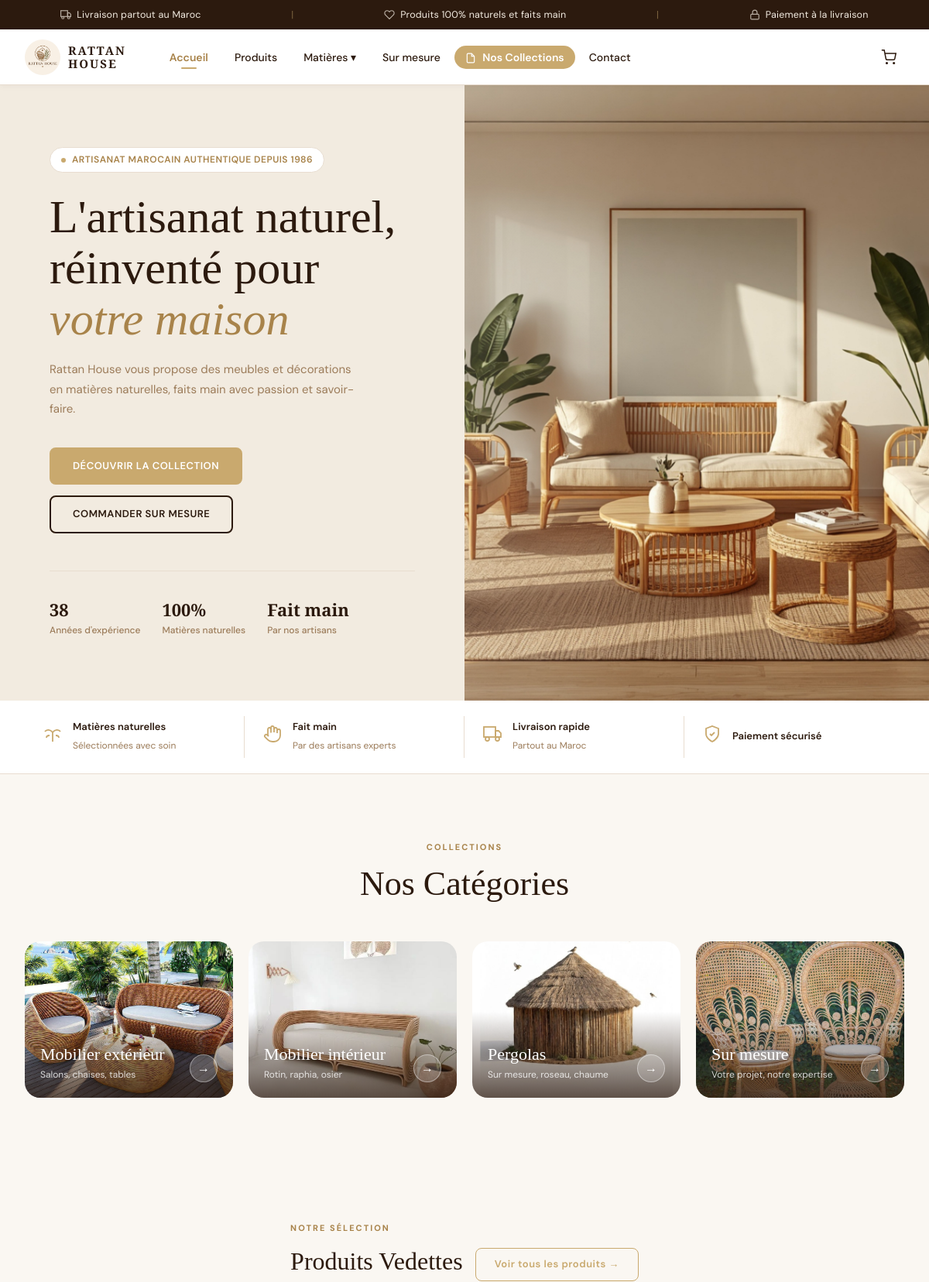
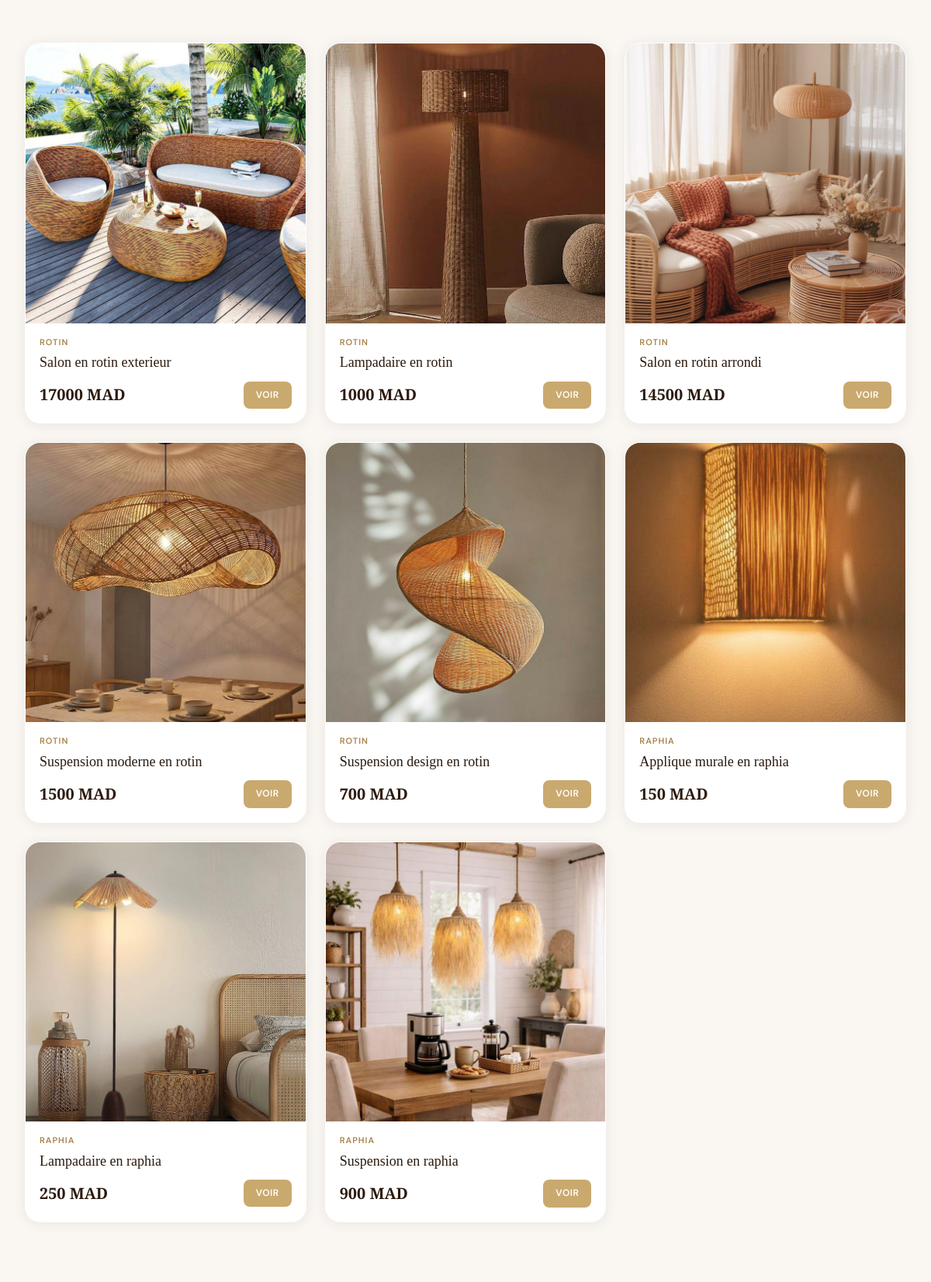
The page / (upper part) on the database its author committed (2 pictures, top to bottom).
### app.py (models this page shows, shortened)
class Produit(db.Model):
    __tablename__ = 'produit'
    id               = db.Column(db.Integer, primary_key=True)
    nom              = db.Column(db.String(200), nullable=False)
    matiere          = db.Column(db.String(50))
    description      = db.Column(db.Text)
    caracteristiques = db.Column(db.Text)
    image            = db.Column(db.String(300))
    estActif         = db.Column(db.Boolean, default=True)
    type_produit     = db.Column(db.String(20), default='standard')
    date_ajout       = db.Column(db.DateTime, default=datetime.utcnow)
    prixAffiche        = db.Column(db.Float, nullable=True)
    promotionAppliquee = db.Column(db.Float, nullable=True, default=0)
    nouveauPrix        = db.Column(db.Float, nullable=True)
    necessiteDevis = db.Column(db.Boolean, default=False)
    __mapper_args__ = {'polymorphic_on': type_produit, 'polymorphic_identity': 'produit'}

class ProduitStandard(Produit):
    __mapper_args__ = {'polymorphic_identity': 'standard'}

### app.py (the view)
@app.route('/')
def index():
    produits = Produit.query.filter_by(estActif=True).limit(8).all()
    return render_template('index.html', produits=produits)

### templates/index.html (shortened to what this page needs)
{% extends "base.html" %}
{% block content %}
<section class="hero">
  <div class="hero-left">
    <div class="hero-left-inner">
      <div class="hero-tag">Artisanat marocain authentique depuis 1986</div>
      <h1 class="hero-title">
        L'artisanat naturel,<br>
        réinventé pour<br>
        <em>votre maison</em>
      </h1>
      <p class="hero-desc">Rattan House vous propose des meubles et décorations en matières naturelles, faits main avec passion et savoir-faire.</p>
      <div class="hero-btns">
        <a href="/catalogue" class="btn-primary">Découvrir la collection</a>
        <a href="/sur-mesure" class="btn-outline">Commander sur mesure</a>
      </div>
      <div class="hero-trust">
        <div class="trust-item">
          <strong>38</strong>
          <span>Années d'expérience</span>
        </div>
        <div class="trust-item">
          <strong>100%</strong>
          <span>Matières naturelles</span>
        </div>
        <div class="trust-item">
          <strong>Fait main</strong>
          <span>Par nos artisans</span>
        </div>
      </div>
    </div>
  </div>
  <div class="hero-right">
    <img src="{{ url_for('static', filename='images/hero.jpg') }}" alt="Salon en rotin Rattan House">
    <div class="hero-right-overlay"></div>
  </div>
</section>
<div class="features-strip">
  <div class="features-strip-inner">
    <div class="feat-item">
      <div class="feat-icon">
        <svg width="24" height="24" viewBox="0 0 24 24" fill="none" stroke="currentColor" stroke-width="1.8"><path d="M12 22V10M12 10C9 6 4 6 2 9M12 10c3-4 8-4 10-1M8 14c-2 0-4 1-4 3M16 14c2 0 4 1 4 3"/></svg>
      </div>
      <div>
        <strong>Matières naturelles</strong>
        <span>Sélectionnées avec soin</span>
      </div>
    </div>
    <div class="feat-item">
      <div class="feat-icon">
      </div>
      <div>
        <strong>Fait main</strong>
        <span>Par des artisans experts</span>
      </div>
    </div>
    <div class="feat-item">
      <div class="feat-icon">
        <svg width="24" height="24" viewBox="0 0 24 24" fill="none" stroke="currentColor" stroke-width="1.8"><rect x="1" y="3" width="15" height="13"/><polygon points="16 8 20 8 23 11 23 16 16 16 16 8"/><circle cx="5.5" cy="18.5" r="2.5"/><circle cx="18.5" cy="18.5" r="2.5"/></svg>
      </div>
      <div>
        <strong>Livraison rapide</strong>
        <span>Partout au Maroc</span>
      </div>
    </div>
    <div class="feat-item">
      <div class="feat-icon">
        <svg width="24" height="24" viewBox="0 0 24 24" fill="none" stroke="currentColor" stroke-width="1.8"><path d="M12 22s8-4 8-10V5l-8-3-8 3v7c0 6 8 10 8 10z"/><polyline points="9 12 11 14 15 10"/></svg>
      </div>
      <div>
        <strong>Paiement sécurisé</strong>
      </div>
    </div>
  </div>
</div>
<section class="categories-section">
  <div style="max-width:1300px;margin:0 auto">
    <div class="section-header">
      <span class="tag">Collections</span>
      <h2>Nos Catégories</h2>
    </div>
    <div class="cat-grid">
      <a href="/catalogue?matiere=rotin" class="cat-card">
        <img src="{{ url_for('static', filename='uploads/prod_1.jpg') }}" alt="Mobilier extérieur">
        <div class="cat-card-overlay"></div>
        <div class="cat-card-body">
          <div><div class="cat-card-name">Mobilier extérieur</div><div class="cat-card-count">Salons, chaises, tables</div></div>
          <div class="cat-card-arrow">→</div>
        </div>
      </a>
      <a href="/catalogue?matiere=rotin" class="cat-card">
        <img src="{{ url_for('static', filename='uploads/prod_21.jpg') }}" alt="Mobilier intérieur">
        <div class="cat-card-overlay"></div>
        <div class="cat-card-body">
          <div><div class="cat-card-name">Mobilier intérieur</div><div class="cat-card-count">Rotin, raphia, osier</div></div>
          <div class="cat-card-arrow">→</div>
        </div>
      </a>
      <a href="/catalogue?matiere=roseau" class="cat-card">
        <img src="{{ url_for('static', filename='uploads/prod_31.jpg') }}" alt="Pergolas">
        <div class="cat-card-overlay"></div>
        <div class="cat-card-body">
          <div><div class="cat-card-name">Pergolas</div><div class="cat-card-count">Sur mesure, roseau, chaume</div></div>
          <div class="cat-card-arrow">→</div>
        </div>
      </a>
      <a href="/sur-mesure" class="cat-card">
        <img src="{{ url_for('static', filename='uploads/prod_22.jpg') }}" alt="Sur mesure">
        <div class="cat-card-overlay"></div>
        <div class="cat-card-body">
          <div><div class="cat-card-name">Sur mesure</div><div class="cat-card-count">Votre projet, notre expertise</div></div>
          <div class="cat-card-arrow">→</div>
        </div>
      </a>
    </div>
  </div>
</section>
<section class="products-section">
  <div class="products-grid" style="max-width:1300px;margin:0 auto">
    <div class="section-header-flex" style="max-width:1300px;margin:0 auto 32px;grid-column:1/-1">
      <div>
        <div style="font-size:11px;font-weight:700;letter-spacing:2px;text-transform:uppercase;color:var(--gold-dark);margin-bottom:8px">Notre sélection</div>
        <h2 style="font-family:var(--font-display);font-size:32px;font-weight:500;color:var(--espresso)">Produits Vedettes</h2>
      </div>
      <a href="/catalogue" class="btn-outline-gold">Voir tous les produits →</a>
    </div>
    {% for p in produits %}
    <div class="product-card" onclick="window.location='/produit/{{ p.id }}'">
      <div class="product-img">
        {% if p.image %}
        <img src="{{ url_for('static', filename='uploads/' + p.image) }}" alt="{{ p.nom }}" loading="lazy">
        {% else %}
        <div class="product-img-placeholder">
          <svg width="48" height="48" viewBox="0 0 24 24" fill="none" stroke="currentColor" stroke-width="1"><rect x="3" y="3" width="18" height="18" rx="2"/><circle cx="8.5" cy="8.5" r="1.5"/><polyline points="21 15 16 10 5 21"/></svg>
        </div>
        {% endif %}
      </div>
      <div class="product-body">
        <div class="product-matiere-tag">{{ p.matiere|replace('_',' ')|upper if p.matiere else '' }}</div>
        <h3 class="product-name">{{ p.nom }}</h3>
        <div class="product-footer">
          {% if p.type_produit == 'mesure' %}
          <span class="price-mesure">Prix sur devis</span>
          {% else %}
          <div>
            <span class="price">{{ "%.0f"|format(p.prixAffiche * (1 - (p.promotionAppliquee or 0)/100)) }} MAD</span>
          </div>
          {% endif %}
          <span class="btn-voir">Voir</span>
        </div>
      </div>
    </div>
    {% endfor %}
  </div>
</section>
{% endblock %}

### templates/base.html (shortened to what this page needs)
<!DOCTYPE html>
<html lang="fr">
<head>
  <link rel="stylesheet" href="{{ url_for('static', filename='css/style.css') }}">
</head>
<body>
<div class="ann-bar">
  <div class="ann-item">
    <svg width="14" height="14" viewBox="0 0 24 24" fill="none" stroke="currentColor" stroke-width="2"><rect x="1" y="3" width="15" height="13"/><polygon points="16 8 20 8 23 11 23 16 16 16 16 8"/><circle cx="5.5" cy="18.5" r="2.5"/><circle cx="18.5" cy="18.5" r="2.5"/></svg>
    Livraison partout au Maroc
  </div>
  <span class="ann-sep">|</span>
  <div class="ann-item">
    <svg width="14" height="14" viewBox="0 0 24 24" fill="none" stroke="currentColor" stroke-width="2"><path d="M20.84 4.61a5.5 5.5 0 0 0-7.78 0L12 5.67l-1.06-1.06a5.5 5.5 0 0 0-7.78 7.78l1.06 1.06L12 21.23l7.78-7.78 1.06-1.06a5.5 5.5 0 0 0 0-7.78z"/></svg>
    Produits 100% naturels et faits main
  </div>
  <span class="ann-sep">|</span>
  <div class="ann-item">
    <svg width="14" height="14" viewBox="0 0 24 24" fill="none" stroke="currentColor" stroke-width="2"><rect x="3" y="11" width="18" height="11" rx="2" ry="2"/><path d="M7 11V7a5 5 0 0 1 10 0v4"/></svg>
    Paiement à la livraison
  </div>
</div>
<nav class="navbar">
  <div class="nav-inner">
    <a href="/" class="nav-logo">
      <img src="{{ url_for('static', filename='images/logo.png') }}" alt="Rattan House">
      <div class="nav-logo-text">
        <span>RATTAN</span>
        <span>HOUSE</span>
      </div>
    </a>
    <ul class="nav-links" id="navLinks">
      <li><a href="/" class="nav-link {% if request.path == '/' %}active{% endif %}">Accueil</a></li>
      <li><a href="/catalogue" class="nav-link {% if request.path.startswith('/catalogue') %}active{% endif %}">Produits</a></li>
      <li class="has-dd">
        <a href="/catalogue" class="nav-link">Matières ▾</a>
      </li>
      <li><a href="/sur-mesure" class="nav-link {% if request.path == '/sur-mesure' %}active{% endif %}">Sur mesure</a></li>
      <li><a href="/nos-collections" class="nav-link nav-catalogue {% if request.path == '/nos-collections' %}active{% endif %}">
        <svg width="14" height="14" viewBox="0 0 24 24" fill="none" stroke="currentColor" stroke-width="2" style="margin-right:5px;vertical-align:middle"><path d="M14 2H6a2 2 0 00-2 2v16a2 2 0 002 2h12a2 2 0 002-2V8z"/><polyline points="14 2 14 8 20 8"/></svg>
        Nos Collections
      </a></li>
      <li><a href="/#contact" class="nav-link">Contact</a></li>
    </ul>
    <div class="nav-actions">
      <a href="/panier" class="nav-icon-btn" title="Mon panier">
        <svg width="20" height="20" viewBox="0 0 24 24" fill="none" stroke="currentColor" stroke-width="1.8"><circle cx="9" cy="21" r="1"/><circle cx="20" cy="21" r="1"/><path d="M1 1h4l2.68 13.39a2 2 0 001.98 1.61h9.72a2 2 0 001.98-1.68L23 6H6"/></svg>
      </a>
    </div>
  </div>
</nav>
<main>{% block content %}{% endblock %}</main>
</body>
</html>

### rows shown on the page
ProduitStandard: image (picture), matiere "ROTIN", nom "Salon en rotin exterieur", p.prixAffiche*(1-(p.promotionAppliqueeor0)/100) "17000"
ProduitStandard: image (picture), matiere "ROTIN", nom "Lampadaire en rotin", p.prixAffiche*(1-(p.promotionAppliqueeor0)/100) "1000"
ProduitStandard: image (picture), matiere "ROTIN", nom "Salon en rotin arrondi", p.prixAffiche*(1-(p.promotionAppliqueeor0)/100) "14500"
ProduitStandard: image (picture), matiere "ROTIN", nom "Suspension moderne en rotin", p.prixAffiche*(1-(p.promotionAppliqueeor0)/100) "1500"
ProduitStandard: image (picture), matiere "ROTIN", nom "Suspension design en rotin", p.prixAffiche*(1-(p.promotionAppliqueeor0)/100) "700"
ProduitStandard: image (picture), matiere "RAPHIA", nom "Applique murale en raphia", p.prixAffiche*(1-(p.promotionAppliqueeor0)/100) "150"
ProduitStandard: image (picture), matiere "RAPHIA", nom "Lampadaire en raphia", p.prixAffiche*(1-(p.promotionAppliqueeor0)/100) "250"
ProduitStandard: image (picture), matiere "RAPHIA", nom "Suspension en raphia", p.prixAffiche*(1-(p.promotionAppliqueeor0)/100) "900"
